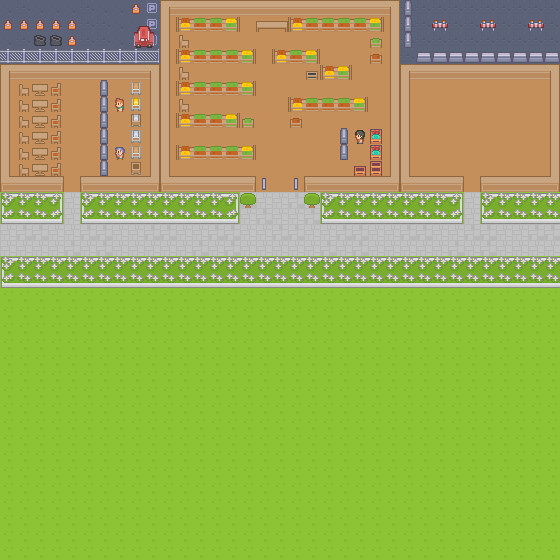

The image is a tile-based game level rendered from a .tmx file. Its description and source (layers, tilesets, objects; grid data summarised) follow:
An orthogonal 35x35 tile map with 16x16 px tiles, 6 tile layers (Background, Cars, Flowers, Interiors, ...), 3 tilesets and 1 object.

<map version="1.2" tiledversion="1.2.4" orientation="orthogonal" renderorder="right-down" width="35" height="35" tilewidth="16" tileheight="16" infinite="0" nextlayerid="27" nextobjectid="11">
 <tileset firstgid="1" name="tilemap" tilewidth="16" tileheight="16" spacing="1" tilecount="504" columns="28">
  <image source="tilemap.png" width="476" height="305" />
 </tileset>
 <tileset firstgid="505" name="roguelikeSheet_transparent" tilewidth="16" tileheight="16" spacing="1" tilecount="1767" columns="57">
  <image source="roguelikeSheet_transparent.png" width="968" height="526" />
 </tileset>
 <tileset firstgid="2272" name="roguelikeIndoor_transparent" tilewidth="16" tileheight="16" spacing="1" tilecount="486" columns="27">
  <image source="roguelikeIndoor_transparent.png" width="458" height="305" />
 </tileset>
 <layer id="15" name="Background" width="35" height="35">
  <data>[1225 cells, 1225 non-empty, 7 distinct tile ids]</data>
 </layer>
 <layer id="24" name="Cars" width="35" height="35">
  <data>[1225 cells, 38 non-empty, 11 distinct tile ids]</data>
 </layer>
 <layer id="21" name="Flowers" width="35" height="35">
  <data>[1225 cells, 128 non-empty, 7 distinct tile ids]</data>
 </layer>
 <layer id="22" name="Interiors" width="35" height="35">
  <data>[1225 cells, 89 non-empty, 23 distinct tile ids]</data>
 </layer>
 <layer id="23" name="Temp_Bodies" width="35" height="35">
  <data>[1225 cells, 3 non-empty, 3 distinct tile ids]</data>
 </layer>
 <layer id="19" name="Walls" width="35" height="35">
  <data>[1225 cells, 109 non-empty, 9 distinct tile ids]</data>
 </layer>
 <objectgroup id="26" name="Way">
  <object id="10" x="0" y="224" width="559" height="31" />
 </objectgroup>
</map>
